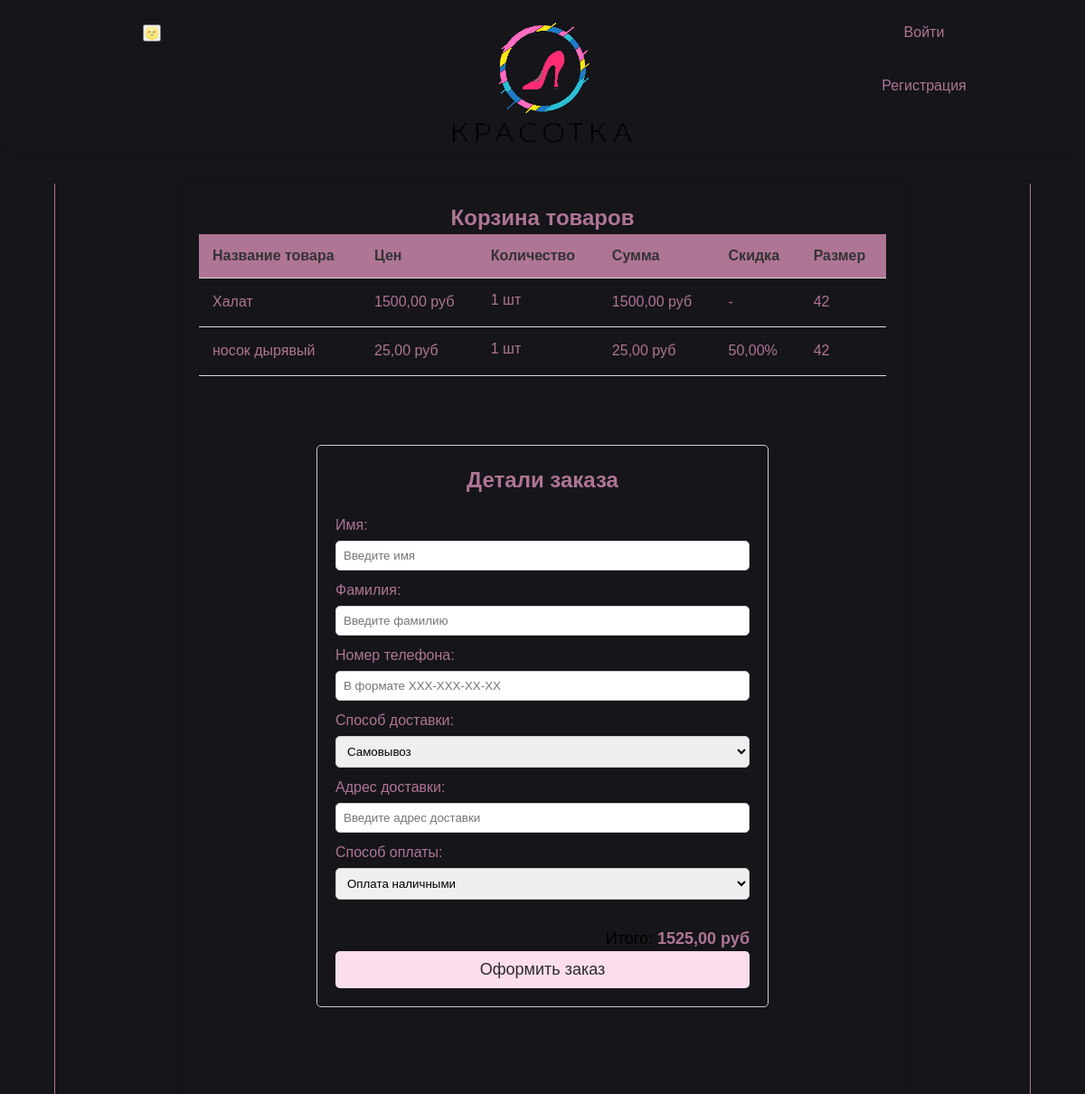
Before: /orders/create-order/ with the older database file.
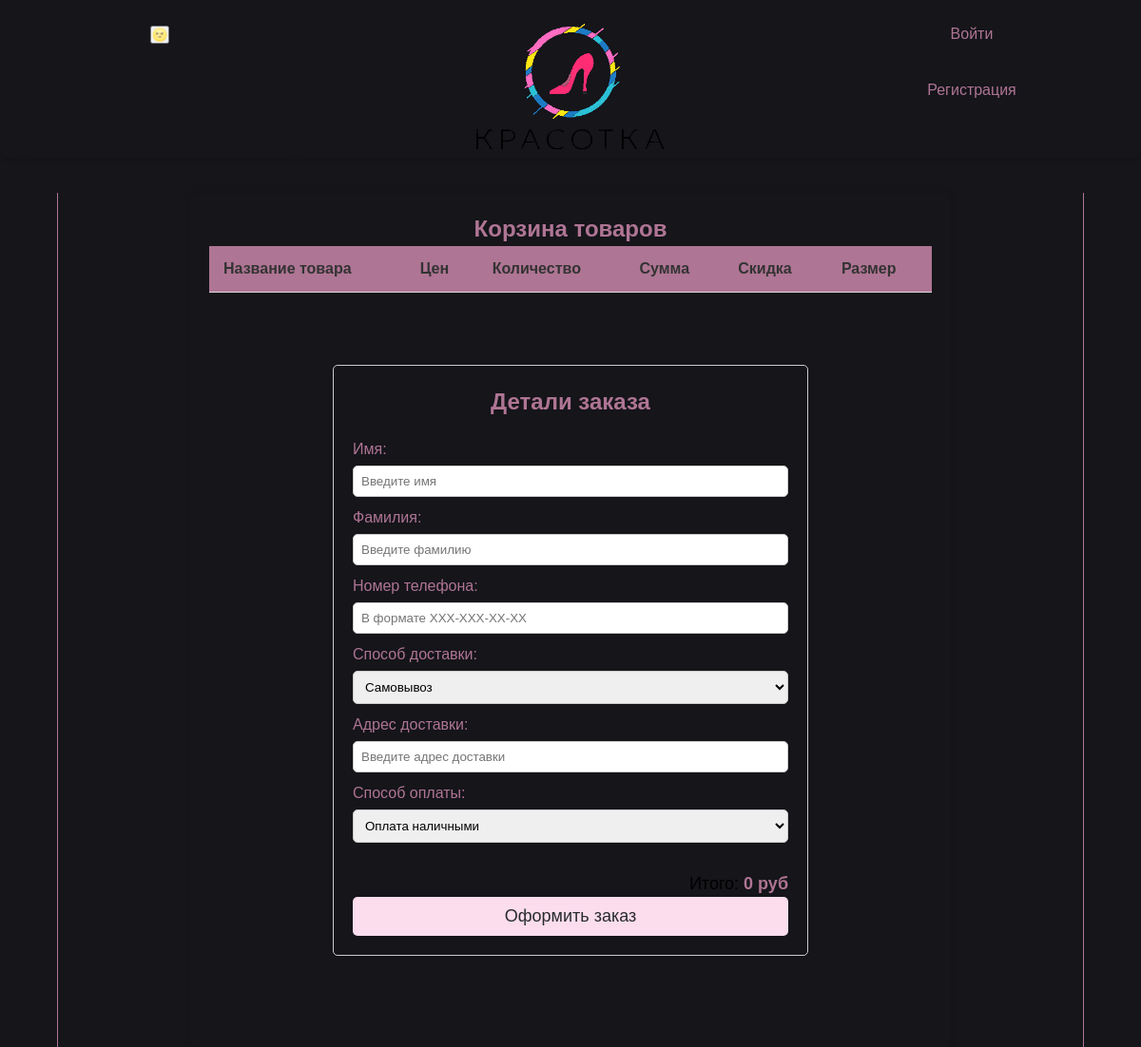
After: the same page with the newer database file.
### cart/models.py (models this page shows, shortened)
class Cart(models.Model):
    user = models.ForeignKey(to=User, on_delete=models.CASCADE, blank=True, null=True, verbose_name='пользователь')
    product = models.ForeignKey(to=Item, on_delete=models.CASCADE, verbose_name='товар')
    quantity = models.PositiveSmallIntegerField(default=0, verbose_name='кол-во')
    session_key = models.CharField(max_length=32, null=True, blank=True)
    created_timestamp = models.DateTimeField(auto_now_add=True, verbose_name='дата добавления')
    new_params = models.CharField(max_length=32, null=True, blank=True)
    size = models.CharField(max_length=5, null=True, blank=True)
    class Meta:
        db_table = 'cart'
        verbose_name = 'Корзина'
        verbose_name_plural = 'Корзина'
    objects = CartQueryset().as_manager()
    def product_price(self):
        return round(self.product.sell_price() * self.quantity, 2)

### mainApp/models.py (models this page shows, shortened)
class Item(models.Model):
    category = models.ForeignKey(Category, on_delete=models.CASCADE, null=True, verbose_name='Категория')
    name = models.CharField(max_length=100, verbose_name='Название')
    description = models.TextField(default=None, verbose_name='Описание')
    price = models.DecimalField(max_digits=10, decimal_places=2, verbose_name='Цена')
    image = models.ImageField(upload_to='items/%Y/%m/%d/', blank=True, verbose_name='Фото')
    created_at = models.DateTimeField(auto_now_add=True, verbose_name='Создано')
    updated_at = models.DateTimeField(auto_now=True, verbose_name='Обновлено')
    slug_name = models.SlugField(max_length=100, verbose_name='Слаг (форен кей)', blank=True)
    item_slug = models.SlugField(max_length=100, unique=True, verbose_name='Слаг (предмета))', blank=True)
    discount = models.DecimalField(default=0.00, max_digits=4, decimal_places=2, verbose_name='Скидка')
    size = models.ManyToManyField(Size, verbose_name='Размеры')
    def sell_price(self):
        if self.discount:
            return round(self.price - self.price * self.discount / 100, 2)
        return self.price
    class Meta:
        verbose_name = 'Вещи'
        verbose_name_plural = 'Вещи'
        ordering = ['created_at', 'updated_at']

### orders/views.py (the view, shortened to what this page needs)
# urls.py: path('create-order/', CreateOrderView.as_view(), name='create_order')
class CreateOrderView(View):
    def get(self, request, *args, **kwargs):
        carts = get_cart_user(request)
        data = {
            'carts': carts,
            'form': CreateOrderForm(),
        }
        return render(request, 'create_order.html', data)

### orders/forms.py (shortened to what this page needs)
class CreateOrderForm(forms.Form):
    first_name = forms.CharField(label='Имя', max_length=100, required=True)
    last_name = forms.CharField(label='Фамилия', max_length=100, required=True)
    phone_number = forms.CharField(label='Номер телефона', max_length=12, required=True)
    delivery_method = forms.ChoiceField(label='Способ доставки', choices=[(0, 'Самовывоз'), (1, 'Доставка')])
    address = forms.CharField(label='Адрес доставки', max_length=255, required=False)
    payment_method = forms.ChoiceField(label='Способ оплаты', choices=[(0, 'Оплата наличными'), (1, 'Оплата картой')])

### cart/models.py (called while the page is built)
    def total_price(self):
        return sum(cart.product_price() for cart in self)

### cart/utils.py (called while the page is built)
def get_cart_user(request):
    if request.user.is_authenticated:
        return Cart.objects.filter(user=request.user)
    if not request.session.session_key:
        request.session.create()
    return Cart.objects.filter(session_key=request.session.session_key)

### orders/templates/create_order.html (shortened to what this page needs)
{% extends 'base_auth.html' %}
{% load static %}
{% block content %}
<div class="cart_container">
    <h1>Корзина товаров</h1>
    <table>
        <thead>
        <tr>
            <th>Название товара</th>
            <th>Цен</th>
            <th>Количество</th>
            <th>Сумма</th>
            <th>Скидка</th>
            <th>Размер</th>
        </tr>
        </thead>
        {% for cart in carts %}
        <tbody>
        <tr class="{{cart.id}}">
            <td>{{cart.product.name}}</td>
            {% if cart.product.discount %}
            <td>{{cart.product.sell_price}} руб</td>
            {% else %}
            <td>{{cart.product.price}} руб</td>
            {% endif %}
            <td>
                <p class="cart-quantity-item">{{ cart.quantity }} шт</p>
            </td>
            <td id="total_price_item">{{cart.product_price}} руб</td>
            {% if cart.product.discount %}
            <td>{{cart.product.discount}}%</td>
            {% else %}
            <td>-</td>
            {% endif %}
            <td>{{ cart.size }}</td>
        </tr>
        </tbody>
        {% endfor %}
    </table>
    <div class="order_data">
        <h1>Детали заказа</h1>
        <form action="{% url 'orders:create_order'%}" method="post">
            <div>
                <label for="first_name">Имя:</label>
                <input placeholder="Введите имя" type="text" id="first_name"
                       value="{% if user.first_name %}{{user.first_name}}{% endif %}"
                       name="first_name" required>
                <label for="last_name">Фамилия:</label>
                <input placeholder="Введите фамилию" type="text" id="last_name"
                       value="{% if user.last_name %}{{user.last_name}}{% endif %}"
                       name="last_name" required>
            </div>
            <div>
                <label for="phone_number">Номер телефона:</label>
                <input type="tel" id="phone_number" name="phone_number"
                       value="{% if user.phone_number %}{{user.phone_number}}{% endif %}"
                       placeholder="В формате XXX-XXX-XX-XX" required>
            </div>
            <div>
                <label for="delivery_method">Способ доставки:</label>
                <select id="delivery_method" name="delivery_method">
                    <option value="0">Самовывоз</option>
                </select>
            </div>
            <div>
                <label for="address">Адрес доставки:</label>
                <input placeholder="Введите адрес доставки" type="text" id="address"
                       value="{% if form.delivery_address.value %}{{form.delivery_address.value}}{% endif %}"
                       name="address">
            </div>
            <div>
                <label for="payment_method">Способ оплаты:</label>
                <select id="payment_method" name="payment_method">
                    <option value="0">Оплата наличными</option>
                </select>
            </div>
            <div class="total">
                Итого: <span><strong id="total_price"> {{carts.total_price}} руб</strong></span>
            </div>
            <button type="submit">Оформить заказ</button>
        </form>
    </div>
</div>
{% endblock %}

Changed rows visible on the page:
removed Cart: product.name "Халат", product.price "1500,00", quantity "1", product_price "1500,00", size "42", total_price "1525,00"
removed Cart: product.name "носок дырявый", product.sell_price "25,00", quantity "1", product_price "25,00", product.discount "50,00", size "42"
Other visible differences:
{{ carts.total_price }}: (not shown) → "0"
